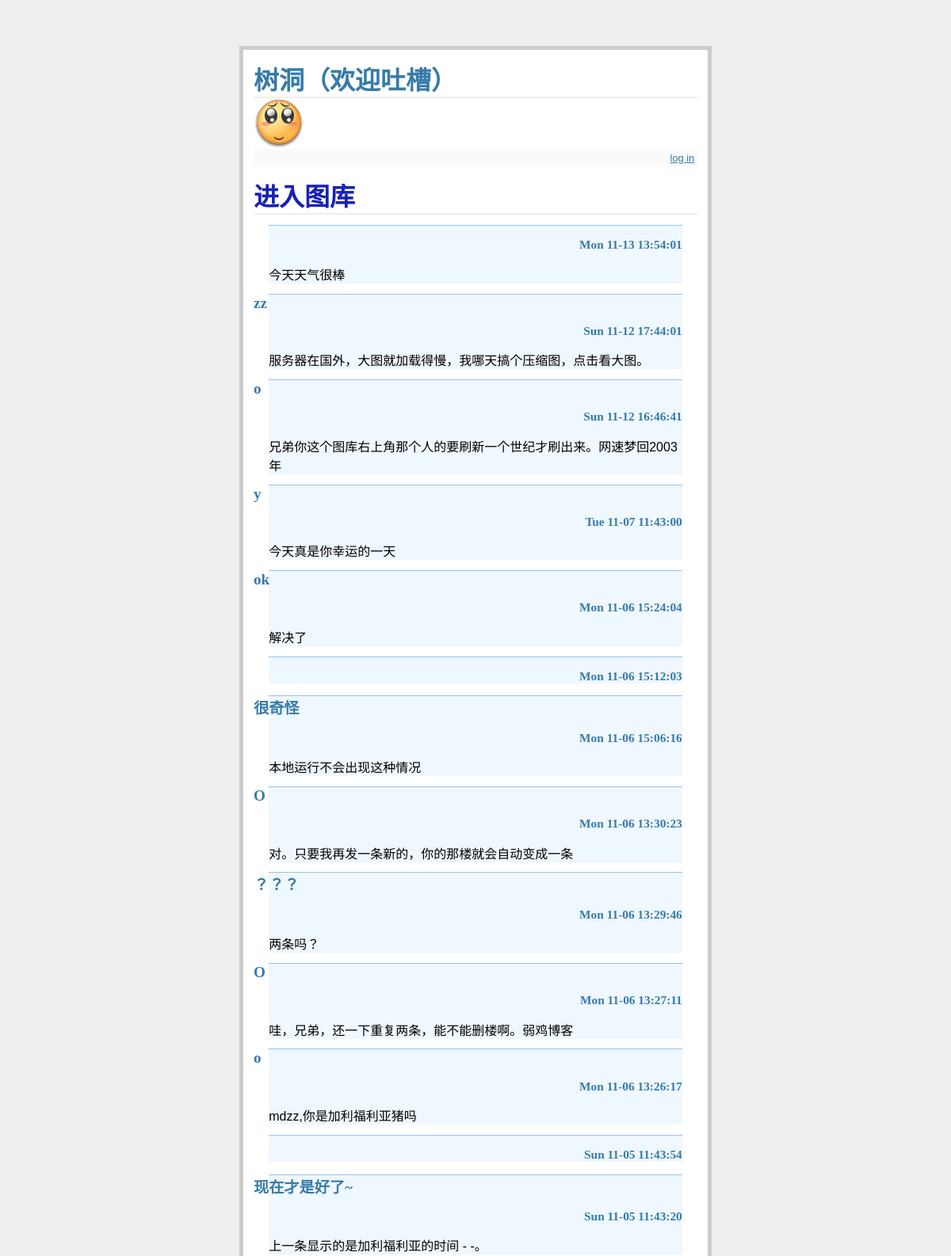
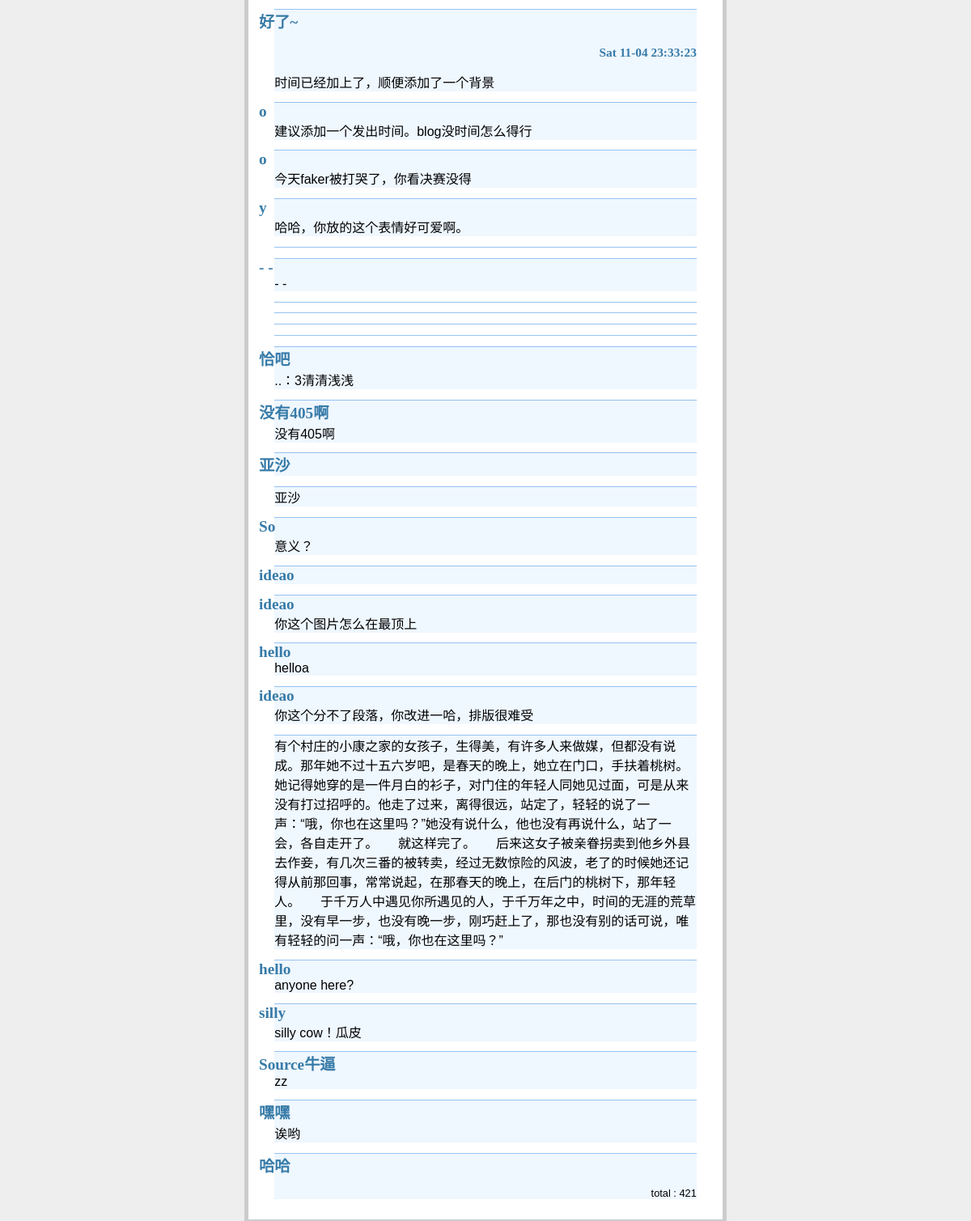
The page / on the database its author committed (2 pictures, top to bottom).
### tables this page shows
CREATE TABLE entries (id integer PRIMARY KEY AUTOINCREMENT, title string NOT NULL, text string NOT NULL, time STRING);

CREATE TABLE number (num INT PRIMARY KEY);

### flaskr.py (the view)
@app.route('/')
def show_entries():
    cur = g.db.execute('select title, text, time from entries order by id desc')
    num = g.db.execute('update number set num = num +1')
    number = g.db.execute('select num from number')
    show_num = [dict(num=row[0]) for row in number.fetchall()]
    entries = [dict(title=row[0], text=row[1], time=row[2]) for row in cur.fetchall()]
    g.db.commit()
    return render_template('show_entries.html', entries=entries , show_num=show_num )

### flaskr.py (called while the page is built)
def connect_db():
    return sqlite3.connect(app.config['DATABASE'])

@app.before_request
def before_request():
    g.db = connect_db()

@app.teardown_request
def teardown_request(exception):
    g.db.close()

### templates/show_entries.html (shortened to what this page needs)
﻿{% extends "layout.html" %}
{% block body %}
<h1><a href='pictures' style="color:#1822b4;font-family:YouYuan;text-decoration:none" >进入图库</a></h1>
  <ul class=entries>
  {% for entry in entries %}
    <li style='border-top:0.1px solid #96c2f1;background:#eff7ff'><h2>{{ entry.title }}
    {% if entry.time %}
      <p style='font-size:0.8em;text-align:right'>{{ entry.time }}</h2>
    {% endif %}</h2>
      {{ entry.text|safe }}
  {% else %}
    <li><em>Unbelievable.  No entries here so far</em>
  {% endfor %}
  {% for num in show_num %}
  <p style='font-size:0.8em;text-align:right'> total : {{num.num}}
  {% endfor %}
  </ul>
{% endblock %}

### templates/layout.html (shortened to what this page needs)
﻿<!doctype html>
<link rel=stylesheet type=text/css href="{{ url_for('static', filename='style.css') }}">
<div class=page>
  <h1>树洞（欢迎吐槽）</h1>
  <img src='/static/hello.png' alt='this is not me'>
  <div class=metanav>
  {% if not session.logged_in %}
    <a href="{{ url_for('login') }}">log in</a>
  {% else %}
    <a href="{{ url_for('logout') }}">log out</a>
  {% endif %}
  </div>
  {% block body %}{% endblock %}
</div>

### static/style.css (style rules this page uses)
a, h1, h2 { color: #377BA8; }
h1, h2 { font-family: 'Georgia', serif; margin: 0; }
h1 { border-bottom: 2px solid #eee; }
h2 { font-size: 1.2em; }
.page { margin: 2em auto; width: 35em; border: 5px solid #ccc; padding: 0.8em; background: white; }
.entries { list-style: none; margin: 0; padding: 0; }
.entries li { margin: 0.8em 1.2em; }
.entries li h2 { margin-left: -1em; }
.metanav { text-align: right; font-size: 0.8em; padding: 0.3em; margin-bottom: 1em; background: #fafafa; }

### rows shown on the page
entries: time "Mon 11-13 13:54:01", text "今天天气很棒"
entries: title "zz", time "Sun 11-12 17:44:01", text "服务器在国外，大图就加载得慢，我哪天搞个压缩图，点击看大图。"
entries: title "o", time "Sun 11-12 16:46:41", text "兄弟你这个图库右上角那个人的要刷新一个世纪才刷出来。网速梦回2003年"
entries: title "y", time "Tue 11-07 11:43:00", text "今天真是你幸运的一天"
entries: title "ok", time "Mon 11-06 15:24:04", text "解决了"
entries: time "Mon 11-06 15:12:03"
entries: title "很奇怪", time "Mon 11-06 15:06:16", text "本地运行不会出现这种情况"
entries: title "O", time "Mon 11-06 13:30:23", text "对。只要我再发一条新的，你的那楼就会自动变成一条"
entries: title "？？？", time "Mon 11-06 13:29:46", text "两条吗？"
entries: title "O", time "Mon 11-06 13:27:11", text "哇，兄弟，还一下重复两条，能不能删楼啊。弱鸡博客"
entries: title "o", time "Mon 11-06 13:26:17", text "mdzz,你是加利福利亚猪吗"
entries: time "Sun 11-05 11:43:54"
entries: title "现在才是好了~", time "Sun 11-05 11:43:20", text "上一条显示的是加利福利亚的时间 - -。"
entries: title "好了~", time "Sat 11-04 23:33:23", text "时间已经加上了，顺便添加了一个背景"
entries: title "o", text "建议添加一个发出时间。blog没时间怎么得行"
entries: title "o", text "今天faker被打哭了，你看决赛没得"
entries: title "y", text "哈哈，你放的这个表情好可爱啊。"
entries: title "- -", text "- -"
entries: title "恰吧", text "..：3清清浅浅"
entries: title "没有405啊", text "没有405啊"
entries: title "亚沙"
entries: text "亚沙"
entries: title "So", text "意义？"
entries: title "ideao"
entries: title "ideao", text "你这个图片怎么在最顶上"
entries: title "hello", text "helloa"
entries: title "ideao", text "你这个分不了段落，你改进一哈，排版很难受"
entries: text "有个村庄的小康之家的女孩子，生得美，有许多人来做媒，但都没有说成。那年她不过十五六岁吧，是春天的晚上，她立在门口，手扶着桃树。她记得她穿的是一件月白的衫子，对门住的年轻人同她见过面，可是从来没有打过招呼的。他走了过来，离得很远，站定了，轻轻的说了一声：“哦，你也在这里吗？”她没有说什么，他也没有再说什么，站了一会，各自走开了。 就这样完了。 后来这女子被亲眷拐卖到他乡外县去作妾，有几次三番的被转卖，经过无数惊险的风波，老了的时候她还记得从前那回事，常常说起，在那春天的晚上，在后门的桃树下，那年轻人。 于千万人中遇见你所遇见的人，于千万年之中，时间的无涯的荒草里，没有早一步，也没有晚一步，刚巧赶上了，那也没有别的话可说，唯有轻轻的问一声：“哦，你也在这里吗？”"
entries: title "hello", text "anyone here?"
entries: title "silly", text "silly cow！瓜皮"
entries: title "Source牛逼", text "zz"
entries: title "嘿嘿", text "诶哟"
entries: title "哈哈"
number: num "421"
